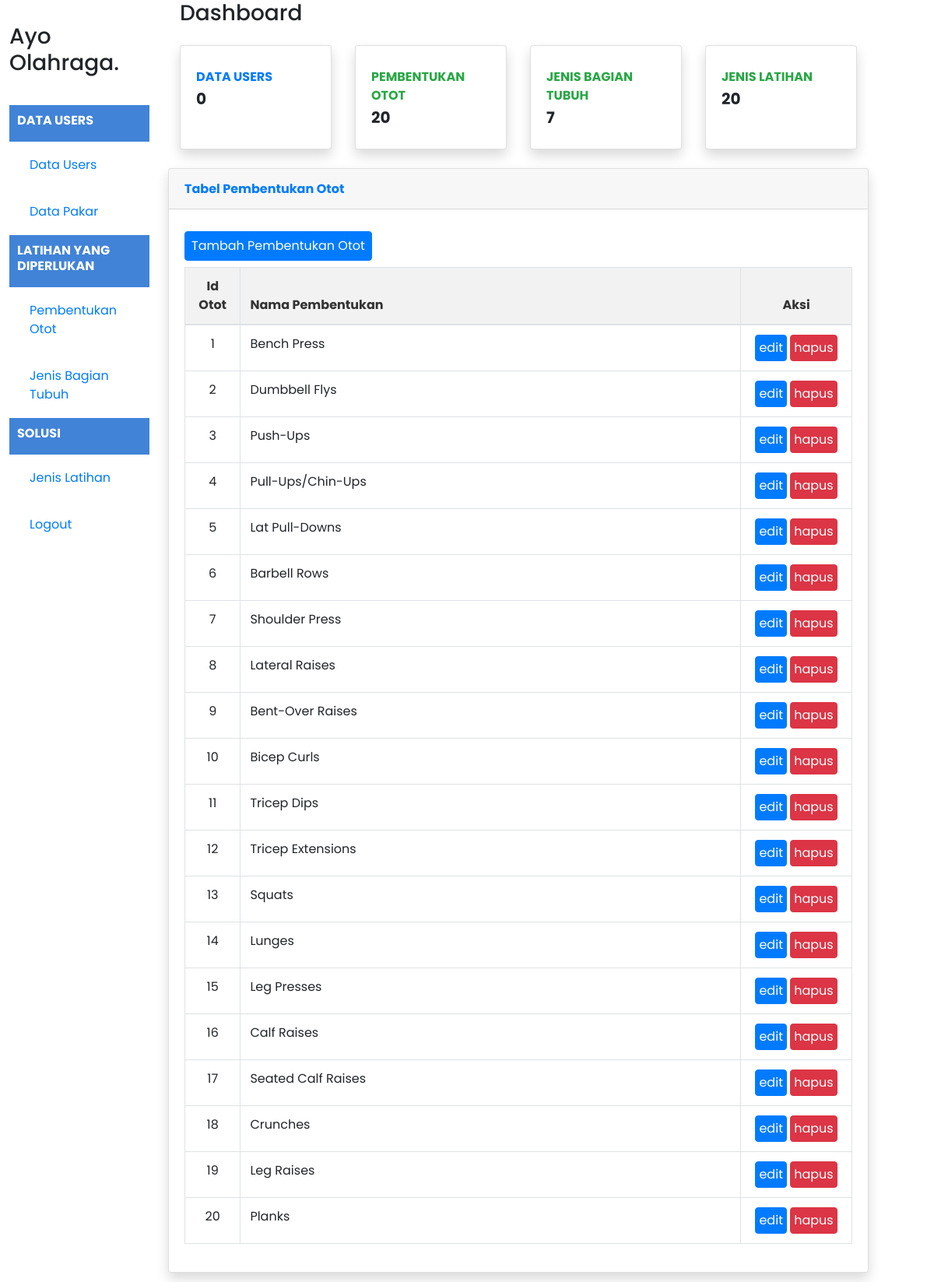
The page /indexPenyakit.php (signed in) on the database as committed earlier.
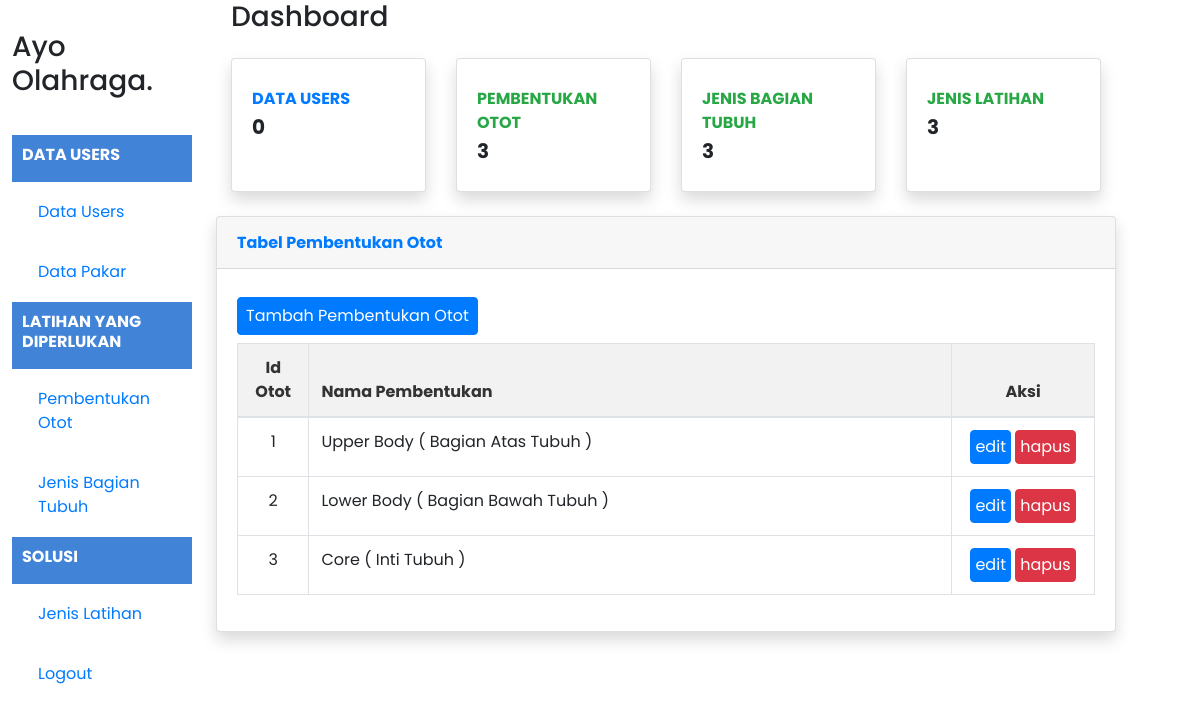
The same page on the database as committed later.
### tables this page shows
CREATE TABLE `penyakit` (
  `id_penyakit` int(11) NOT NULL,
  `penyakit` varchar(100) NOT NULL
);

### indexPenyakit.php (the view, shortened to what this page needs)
<?php
include "function.php";
$queryPenyakit = mysqli_query($koneksi, "SELECT * FROM penyakit");
$jumlahPasien = mysqli_query($koneksi, "SELECT COUNT('id_user') as jml_pasien FROM user WHERE role='1'");
$pasien = mysqli_fetch_assoc($jumlahPasien);
$jumlahPenyakit = mysqli_query($koneksi, "SELECT COUNT('id_penyakit') as jml_penyakit FROM penyakit");
$penyakit = mysqli_fetch_assoc($jumlahPenyakit);
$jumlahGejala = mysqli_query($koneksi, "SELECT COUNT('id_gejala') as jml_gejala FROM gejala");
$gejala = mysqli_fetch_assoc($jumlahGejala);
$jumlahSolusi = mysqli_query($koneksi, "SELECT COUNT('id_solusi') as jml_solusi FROM solusi");
$solusi = mysqli_fetch_assoc($jumlahSolusi);
?>
<!DOCTYPE html>
<html lang="en">
<head>
    <link rel="stylesheet" href="style.css">
    <link rel="stylesheet" href="https://stackpath.bootstrapcdn.com/bootstrap/4.4.1/css/bootstrap.min.css" />
</head>
<body>
    <div class="kiri">
        <section class="logo">
            <h3>Ayo Olahraga.</h3>
        </section>
        <div class="sidebar-heading">
            <h5 class="font-weight-bold text-white text-uppercase teks">Data Users</h5>
        </div>
        <section class="isi">
            <a class="nav-link" href="indexAdmin.php">
                <span>Data Users</span></a>
        </section>
        <section class="isi">
            <a class="nav-link" href="indexPakar.php">
                <span>Data Pakar</span></a>
        </section>
        <div class="sidebar-heading">
            <h5 class="font-weight-bold text-white text-uppercase teks">Latihan Yang Diperlukan</h5>
        </div>
        <section class="isi">
            <a class="nav-link" href="indexPenyakit.php">
                <span>Pembentukan Otot</span>
            </a>
        </section>
        <section class="isi">
            <a class="nav-link" href="indexGejala.php">
                <span>Jenis Bagian Tubuh</span>
            </a>
        </section>
        <div class="sidebar-heading">
            <h5 class="font-weight-bold text-white text-uppercase teks">Solusi</h5>
        </div>
        <section class="isi">
            <a class="nav-link" href="indexSolusi.php">
                <span>Jenis Latihan</span>
            </a>
        </section>
        <section class="isi">
            <a class="nav-link" href="logout.php">
                <span>Logout</span>
            </a>
        </section>
    </div>
    <div class="kanan">
        <div class="container-fluid">
            <div class="d-sm-flex align-items-center justify-content-between mb-4">
                <h1 class="h3 mb-0 text-gray-800">Dashboard</h1>
            </div>
            <div class="row">
                <div class="col-xl-3 col-md-6 mb-4">
                    <div class="card border-left-primary shadow h-100 py-2">
                        <div class="card-body">
                            <div class="row no-gutters align-items-center">
                                <div class="col mr-2">
                                    <div class="text-xs font-weight-bold text-primary text-uppercase mb-1">Data Users</div>
                                    <div class="h5 mb-0 font-weight-bold text-gray-800"><?= $pasien['jml_pasien']; ?></div>
                                </div>
                            </div>
                        </div>
                    </div>
                </div>
                <div class="col-xl-3 col-md-6 mb-4">
                    <div class="card border-left-success shadow h-100 py-2">
                        <div class="card-body">
                            <div class="row no-gutters align-items-center">
                                <div class="col mr-2">
                                    <div class="text-xs font-weight-bold text-success text-uppercase mb-1">Pembentukan Otot</div>
                                    <div class="h5 mb-0 font-weight-bold text-gray-800"><?= $penyakit['jml_penyakit']; ?></div>
                                </div>
                            </div>
                        </div>
                    </div>
                </div>
                <div class="col-xl-3 col-md-6 mb-4">
                    <div class="card border-left-info shadow h-100 py-2">
                        <div class="card-body">
                            <div class="row no-gutters align-items-center">
                                <div class="col mr-2">
                                    <div class="text-xs font-weight-bold text-success text-uppercase mb-1">Jenis bagian Tubuh</div>
                                    <div class="h5 mb-0 font-weight-bold text-gray-800"><?= $gejala['jml_gejala']; ?></div>
                                </div>
                            </div>
                        </div>
                    </div>
                </div>
                <div class="col-xl-3 col-md-6 mb-4">
                    <div class="card border-left-warning shadow h-100 py-2">
                        <div class="card-body">
                            <div class="row no-gutters align-items-center">
                                <div class="col mr-2">
                                    <div class="text-xs font-weight-bold text-success text-uppercase mb-1">Jenis Latihan</div>
                                    <div class="h5 mb-0 font-weight-bold text-gray-800"><?= $solusi['jml_solusi']; ?></div>
                                </div>
                            </div>
                        </div>
                    </div>
                </div>
                <div class="card shadow mb-12 w-100">
                    <div class="card-header py-3">
                        <h6 class="m-0 font-weight-bold text-primary">Tabel Pembentukan Otot</h6>
                    </div>
                    <div class="card-body">
                        <form method="post" encytpe="multipart/form-data">
                            <table class="table table-bordered" id="dataTable" width="100%" cellspacing="0">
                                <thead>
                                    <tr>
                                        <th class="text-center col-1">Id Otot</th>
                                        <th>Nama Pembentukan</th>
                                        <th class="text-center col-2">Aksi</th>
                                    </tr>
                                </thead>
                                <tbody>
                                    <?php while ($data = mysqli_fetch_assoc($queryPenyakit)) { ?>
                                        <tr>
                                            <td class="text-center"><?= $data['id_penyakit']; ?></td>
                                            <td><?= $data['penyakit']; ?></td>
                                            <td class="text-center">
                                                <a class="btn btn-primary p-1" href="ubahPenyakit.php?id_penyakit=<?php echo $data["id_penyakit"]; ?>">edit</a>
                                                <a href="function.php?act=hapusPenyakit&id_penyakit=<?= $data['id_penyakit']; ?>" onclick="return confirm('Yakin ingin menghapus data?');" class="btn btn-danger p-1">hapus</a>
                                            </td>
                                        </tr>
                                    <?php } ?>
                                </tbody>
                                <a href="tambahPenyakit.php" class="btn btn-primary my-2 px-2">Tambah Pembentukan Otot</a>
                            </table>
                        </form>
                    </div>
                </div>
            </div>
        </div>
    </div>
</body>
</html>

### style.css (style rules this page uses)
*, body, html { margin: 0; padding: 0; font-family: "Poppins", sans-serif; box-sizing: border-box; scroll-behavior: smooth; }
.kiri { margin: 1%; margin-top: auto; width: 15%; height: auto; border-radius: 5px 5px 5px 5px; float: left; }
.kanan { margin: 1%; margin-top: auto; width: 75%; height: auto; float: left; }
.logo { display: flex; margin-top: 30px; margin-bottom: 30px; align-content: center; }
.teks { font-size: medium; }
.isi { text-align: center; padding: 10px; color: #4183d7; }
.sidebar-heading { color: #ffff; background-color: #4183d7; padding-left: 10px; padding-bottom: 10px; padding-top: 10px; }
.nav-link { text-align: left; }
.card { border: none; }
.btn-primary { background: #9490ff50; border: none; color: #4541af; border-radius: 10px; }
.table { width: 100%; margin-bottom: 1rem; color: #212529; }
.table th { font-weight: bold; background-color: #f2f2f2; color: #333; }
.table td, .table th { border: 1px solid #ddd; padding: 8px; text-align: left; }

Rows that differ between the two databases and show on the page:
removed penyakit: id_penyakit "4", penyakit "Pull-Ups/Chin-Ups"
removed penyakit: id_penyakit "5", penyakit "Lat Pull-Downs"
removed penyakit: id_penyakit "6", penyakit "Barbell Rows"
removed penyakit: id_penyakit "7", penyakit "Shoulder Press"
removed penyakit: id_penyakit "8", penyakit "Lateral Raises"
removed penyakit: id_penyakit "9", penyakit "Bent-Over Raises"
removed penyakit: id_penyakit "10", penyakit "Bicep Curls"
removed penyakit: id_penyakit "11", penyakit "Tricep Dips"
removed penyakit: id_penyakit "12", penyakit "Tricep Extensions"
removed penyakit: id_penyakit "13", penyakit "Squats"
removed penyakit: id_penyakit "14", penyakit "Lunges"
removed penyakit: id_penyakit "15", penyakit "Leg Presses"
removed penyakit: id_penyakit "16", penyakit "Calf Raises"
removed penyakit: id_penyakit "17", penyakit "Seated Calf Raises"
removed penyakit: id_penyakit "18", penyakit "Crunches"
removed penyakit: id_penyakit "19", penyakit "Leg Raises"
removed penyakit: id_penyakit "20", penyakit "Planks"
changed penyakit id 1: penyakit "Bench Press" → "Upper Body ( Bagian Atas Tubuh )"
changed penyakit id 2: penyakit "Dumbbell Flys" → "Lower Body ( Bagian Bawah Tubuh )"
changed penyakit id 3: penyakit "Push-Ups" → "Core ( Inti Tubuh )"
Other text that changed with them:
$penyakit['jml_penyakit']: "20" → "3"
$gejala['jml_gejala']: "7" → "3"
$solusi['jml_solusi']: "20" → "3"
